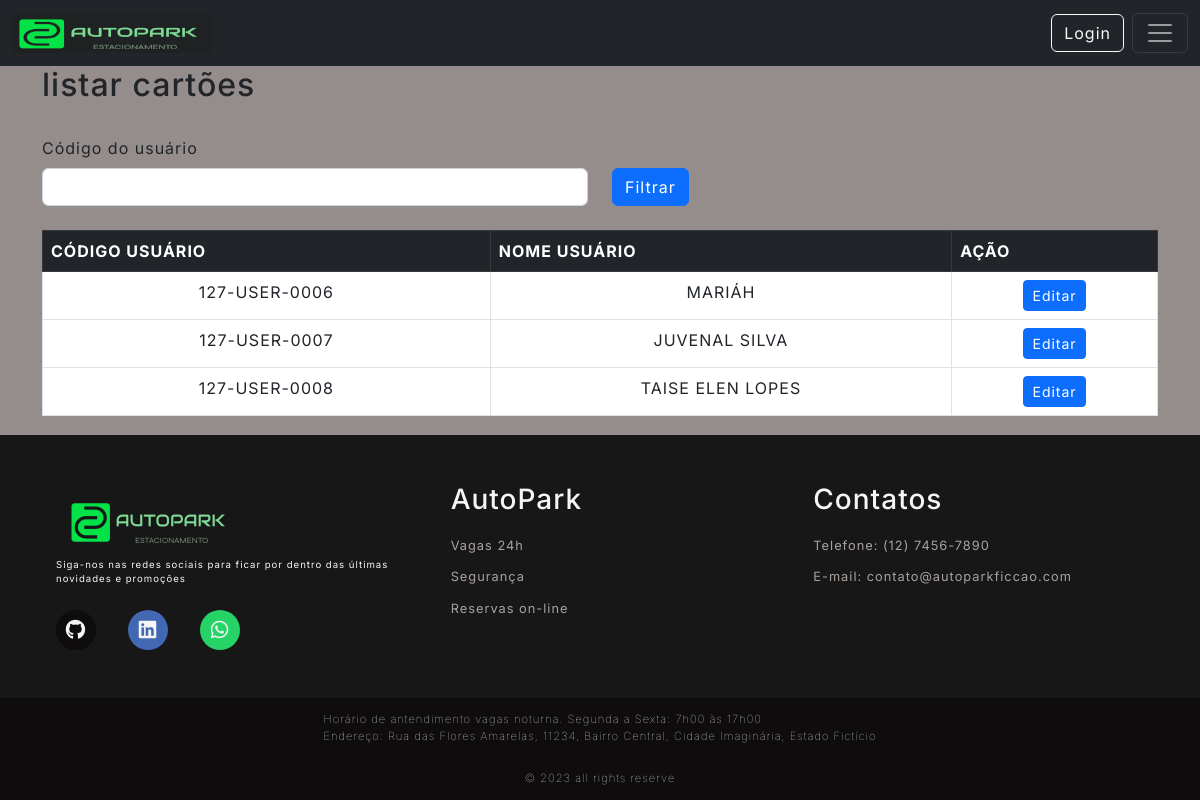
The app's page /cadCartao/ListCartao with its own data.
### Src/Model/BancoDados.py (models this page shows, shortened)
class Usuarios(UserMixin,db.Model):
  __tablename__= "Usuarios"
  id = db.Column(db.Integer, primary_key=True, autoincrement=True)
  cpf = db.Column(db.Integer, unique=True)
  codUser = db.Column(db.Integer, unique=True)
  nome = db.Column(db.String(150))
  endereco = db.Column(db.String(150))
  contato = db.Column(db.String(150))
  email = db.Column(db.String(150))
  senha = db.Column(db.String(150))
  status = db.Column(db.String(3))

### Src/View/CartoesRFID.py (the view)
@bp_cadCartoes.route('/ListCartao', methods=['GET'])
def ListCartao():
    usuarios = CartoesController.ListCartoes()
    return render_template('listaUsuariosSemcartao.html',usuarios=usuarios)

### Src/Controller/Cartoes.py (called while the page is built)
  def ListCartoes():
    usuarios_sem_cartao_rfid = db.session.query(Usuarios).outerjoin(CartaoRFID, Usuarios.id == CartaoRFID.id).\
        filter(CartaoRFID.idCard == None).all()
    return usuarios_sem_cartao_rfid

### Templates/listaUsuariosSemcartao.html (shortened to what this page needs)
{% extends 'base.html' %}
{% block conteudo %}
<h2>listar cartões</h2>
<br>
<div class="row">
  <label class="form-label" for="form3Example4">Código do usuário</label>
  <fieldset class="form-group col-md-6">
      <form action="{{url_for('router.cadCartao.FiltrarUser')}}" method="GET">
          <input type="text" class="form-control" name="codUser" >
  </fieldset>
  <fieldset class="form-group col-md-4">
      <button type="submit" class="btn btn-primary">Filtrar</button>
  </fieldset>
</div>
<br>
<div class="bg-white ">
  <table class="table table-bordered table-hover">
    <thead class="table-dark">
      <tr>
        <th scope="col">CÓDIGO USUÁRIO</th>
        <th scope="col">NOME USUÁRIO</th>
        <th scope="col">AÇÃO</th>
      </tr>
    </thead>
    <tbody>
      {% for usuarios in usuarios %}
      <tr>
        <td style="text-align: center;" >{{usuarios.codUser}}</td>
        <td style="text-align: center;">{{ usuarios.nome }}</td>
        <td style="text-align: center;">
          <a href="/cadCartao/atualizarCartao/{{usuarios.codUser}}/{{usuarios.id}}" class="btn btn-primary btn-sm">Editar</a>
        </td>
      </tr>
      {% endfor %}
    </tbody>
  </table>
</div>
{% endblock conteudo %}

### Public/style.css (style rules this page uses)
:root { --color-neutral-0: #0e0c0c; --color-neutral-10: #171717; --color-neutral-30: #a8a29e; --color-neutral-40: #f5f5f5; --color-neutral-50: #958c8c; }
* { font-family: 'Inter', sans-serif; margin: 0; padding: 0; box-sizing: border-box; letter-spacing: 1px; }
body { background: var(--color-neutral-50); display: flex; flex-direction: column; min-height: 100vh; }

### records on screen
Usuarios: codUser "127-USER-0006", nome "MARIÁH"
Usuarios: codUser "127-USER-0007", nome "JUVENAL SILVA"
Usuarios: codUser "127-USER-0008", nome "TAISE ELEN LOPES"
